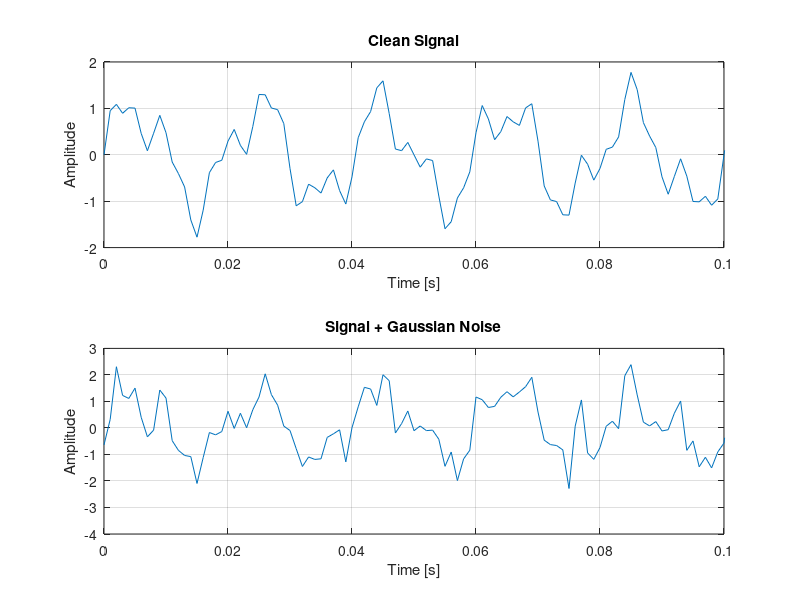
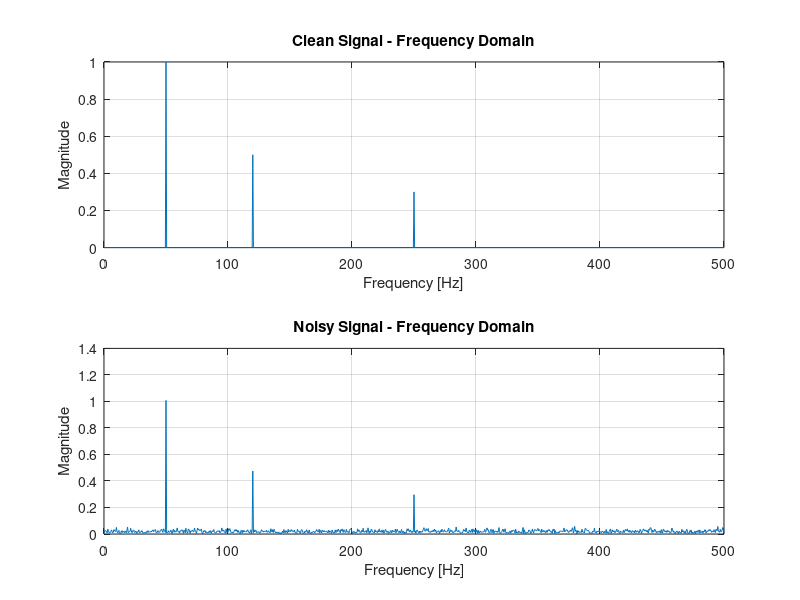
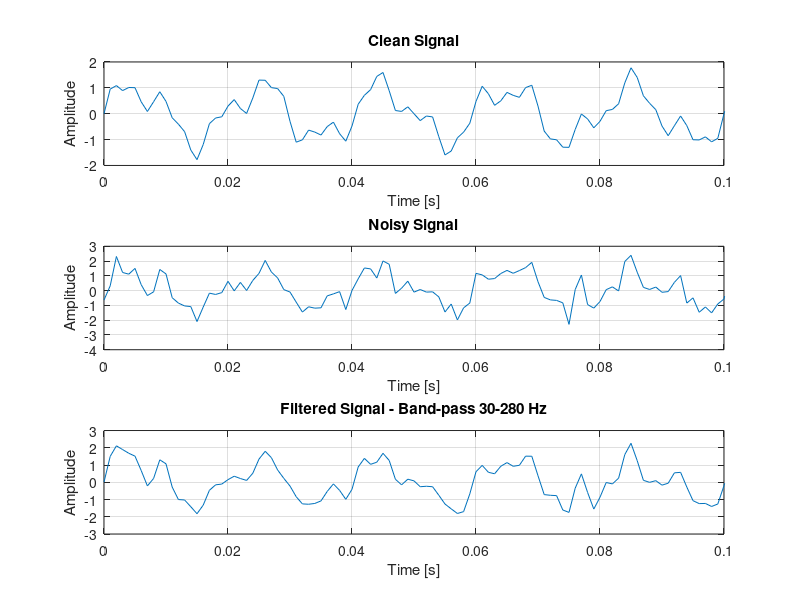
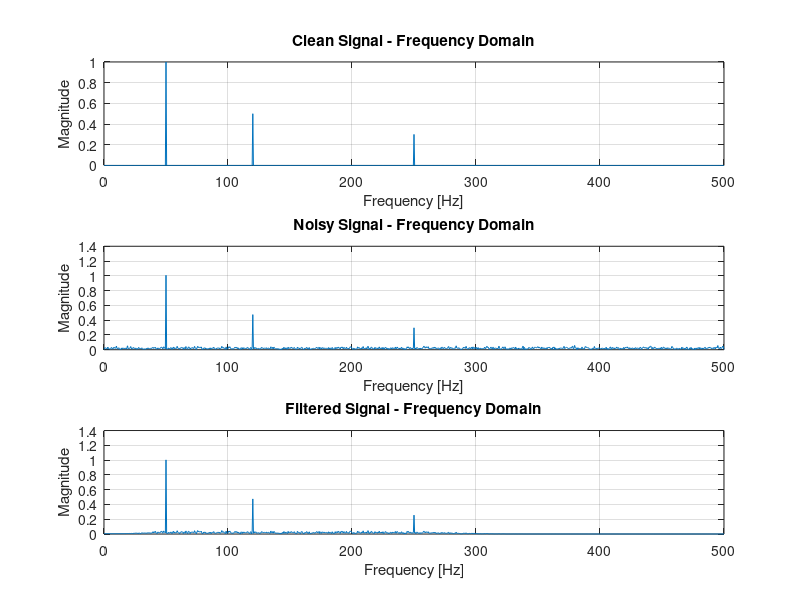

These figures' MATLAB source, in order:
clear;
clc;
close all;

%% Sampling settings
Fs = 1000;
duration = 2;
t = 0:1/Fs:duration-1/Fs;

%% Generate clean signal
signal1 = 1.0 * sin(2*pi*50*t);
signal2 = 0.5 * sin(2*pi*120*t);
signal3 = 0.3 * sin(2*pi*250*t);
cleanSignal = signal1 + signal2 + signal3;

%% Generate Gaussian noise
noiseAmplitude = 0.5;
noise = noiseAmplitude * randn(size(t));

%% Add noise to signal
noisySignal = cleanSignal + noise;

%% Time-domain comparison
figure;
subplot(2,1,1);
plot(t, cleanSignal);
xlim([0 0.1]);
xlabel('Time [s]');
ylabel('Amplitude');
title('Clean Signal');
grid on;

subplot(2,1,2);
plot(t, noisySignal);
xlim([0 0.1]);
xlabel('Time [s]');
ylabel('Amplitude');
title('Signal + Gaussian Noise');
grid on;


%% Frequency-domain analysis

N = length(cleanSignal);

% Convert both signals to frequency domain
X_clean = fft(cleanSignal);
X_noisy = fft(noisySignal);

% Two-sided magnitude spectra
P2_clean = abs(X_clean / N);
P2_noisy = abs(X_noisy / N);

% One-sided magnitude spectra
P1_clean = P2_clean(1:floor(N/2)+1);
P1_noisy = P2_noisy(1:floor(N/2)+1);

% Correct amplitudes after removing negative-frequency half
P1_clean(2:end-1) = 2 * P1_clean(2:end-1);
P1_noisy(2:end-1) = 2 * P1_noisy(2:end-1);

% Frequency axis from 0 Hz to Fs/2
f = Fs * (0:floor(N/2)) / N;

%% Compare frequency domains
figure;
subplot(2,1,1);
plot(f, P1_clean);
xlim([0 Fs/2]);
xlabel('Frequency [Hz]');
ylabel('Magnitude');
title('Clean Signal - Frequency Domain');
grid on;

subplot(2,1,2);
plot(f, P1_noisy);
xlim([0 Fs/2]);
xlabel('Frequency [Hz]');
ylabel('Magnitude');
title('Noisy Signal - Frequency Domain');
grid on;
%% Band-pass filter

filterOrder = 4;

lowCutoff = 30;
highCutoff = 280;

normalizedCutoff =[lowCutoff highCutoff] / (Fs/2);

[b, a] = butter(filterOrder,normalizedCutoff,'bandpass');

filteredSignal = filtfilt(b, a, noisySignal);
%% Compare signals
figure;

subplot(3,1,1);
plot(t, cleanSignal);
xlim([0 0.1]);
xlabel('Time [s]');
ylabel('Amplitude');
title('Clean Signal');
grid on;

subplot(3,1,2);
plot(t, noisySignal);
xlim([0 0.1]);
xlabel('Time [s]');
ylabel('Amplitude');
title('Noisy Signal');
grid on;

subplot(3,1,3);
plot(t, filteredSignal);
xlim([0 0.1]);
xlabel('Time [s]');
ylabel('Amplitude');
title('Filtered Signal - Band-pass 30-280 Hz');
grid on;
%% Frequency-domain analysis of filtered signal

X_filtered = fft(filteredSignal);

P2_filtered = abs(X_filtered / N);

P1_filtered = P2_filtered(1:N/2+1);

P1_filtered(2:end-1) = 2 * P1_filtered(2:end-1);

%% Compare clean, noisy, and filtered spectra

figure;

subplot(3,1,1);
plot(f, P1_clean);
xlabel('Frequency [Hz]');
ylabel('Magnitude');
title('Clean Signal - Frequency Domain');
xlim([0 Fs/2]);
grid on;

subplot(3,1,2);
plot(f, P1_noisy);
xlabel('Frequency [Hz]');
ylabel('Magnitude');
title('Noisy Signal - Frequency Domain');
xlim([0 Fs/2]);
grid on;

subplot(3,1,3);
plot(f, P1_filtered);
xlabel('Frequency [Hz]');
ylabel('Magnitude');
title('Filtered Signal - Frequency Domain');
xlim([0 Fs/2]);
grid on;

%% Final filtered signal in time domain

figure;

plot(t, filteredSignal);
xlim([0 0.1]);

xlabel('Time [s]');
ylabel('Amplitude');
title('Filtered Signal in Time Domain');
grid on;



%% Frequency-domain analysis of filtered signal

X_filtered = fft(filteredSignal);

P2_filtered = abs(X_filtered / N);

P1_filtered = P2_filtered(1:floor(N/2)+1);

P1_filtered(2:end-1) = 2 * P1_filtered(2:end-1);


%% Compare clean, noisy and filtered spectra

figure;

subplot(3,1,1);
plot(f, P1_clean);
xlim([0 Fs/2]);
xlabel('Frequency [Hz]');
ylabel('Magnitude');
title('Clean Signal Spectrum');
grid on;

subplot(3,1,2);
plot(f, P1_noisy);
xlim([0 Fs/2]);
xlabel('Frequency [Hz]');
ylabel('Magnitude');
title('Noisy Signal Spectrum');
grid on;

subplot(3,1,3);
plot(f, P1_filtered);
xlim([0 Fs/2]);
xlabel('Frequency [Hz]');
ylabel('Magnitude');
title('Filtered Signal Spectrum');
grid on;
